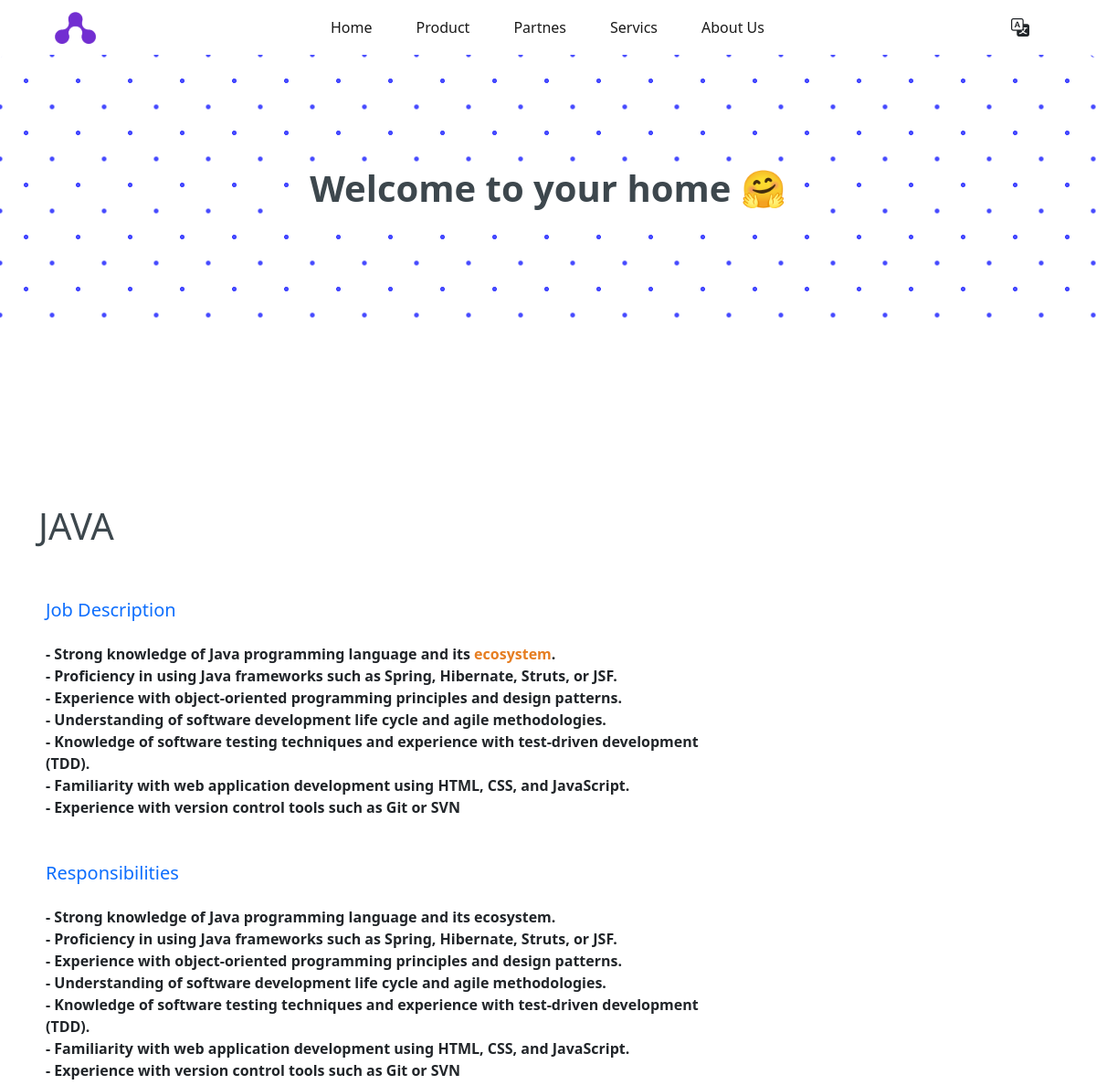
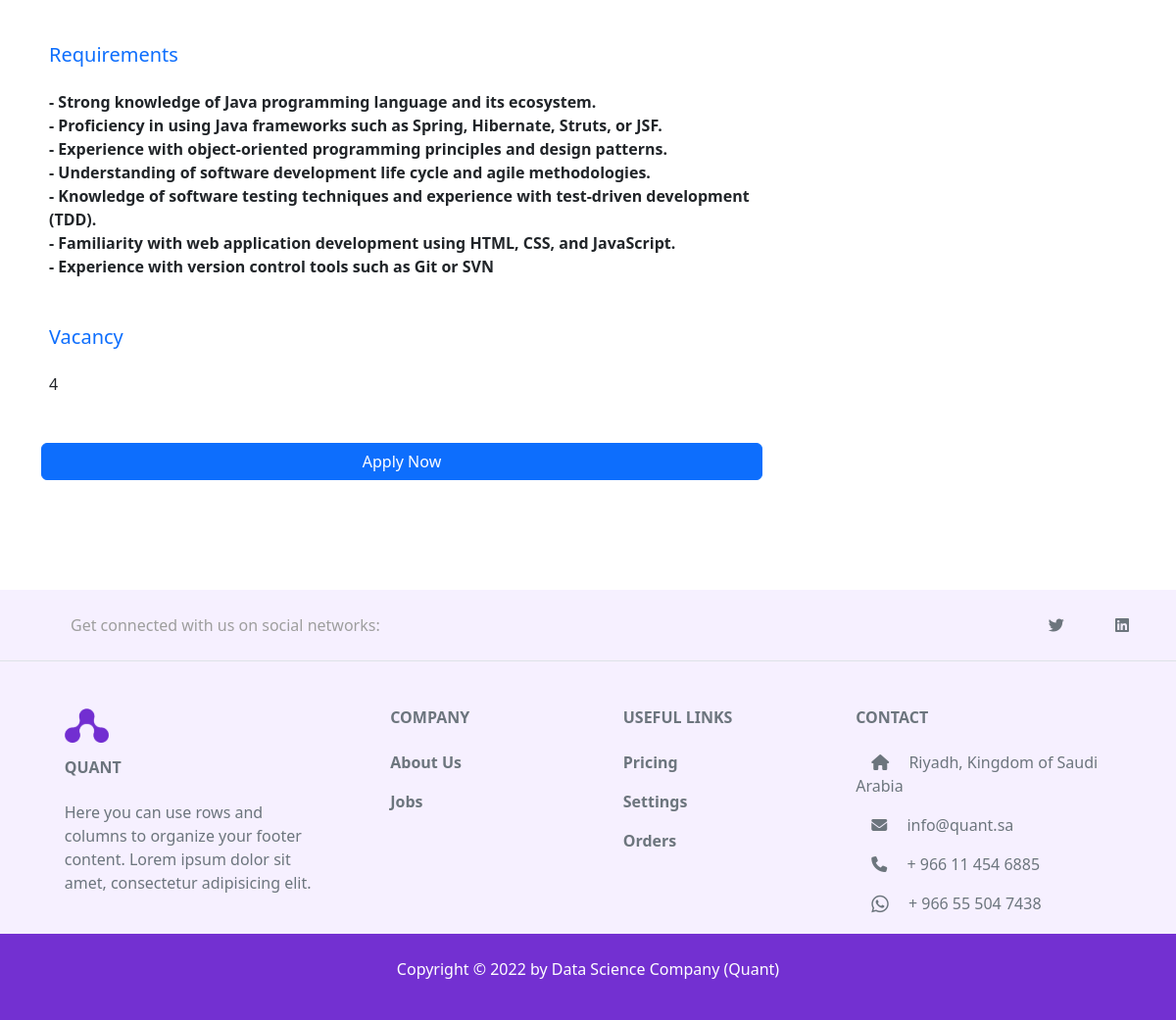
Page /jobs/java on the committed database (2 pictures, top to bottom).
### job/models.py (models this page shows, shortened)
class Job(models.Model):
    title = models.CharField(max_length=100)
    job_type = models.CharField(max_length=20, choices= JOBTYPE)
    description = RichTextField(max_length=1000)
    JobResponsibilities = RichTextField(max_length=1000)
    JobRequirements = RichTextField(max_length=1000)
    published_at = models.DateTimeField(auto_now=True)
    vacancy = models.IntegerField(default=1)
    salary = models.IntegerField(default=0)
    category = models.ForeignKey('Category', on_delete=models.CASCADE)
    slug = models.SlugField(blank=True, null= True, editable=False, unique=True)
    def __str__(self):
        return self.title

### job/views.py (the view)
# urls.py: path('<str:slug>', views.jobDetail, name='jobDetail'),
def jobDetail(request, slug):
    jobDetail = Job.objects.get(slug = slug)
    context = {'job' : jobDetail}
    return render(request, 'job/jobDetail.html', context)

### job/templates/job/jobDetail.html (shortened to what this page needs)
{% extends 'base.html' %}
{% block jumbotron %}
<section>
  <div class="jumbotron p-5 text-center bg-image rounded-3">
    <div class="d-flex justify-content-center align-items-center h-100">
      <div class="titlteContactUs">
        <h1 class="fw-bold">Welcome to your home 🤗</h1>
      </div>
    </div>
  </div>
</section>
{% endblock jumbotron %}
{% block body %}
    <section class="site-section">
        <div class="container">
          <h1 class="py-5">{{job}}</h1>
          <div class="row">
            <div class="col-lg-8">
              <div class="mb-5 px-2">
                 <h3 class="h5 d-flex align-items-center mb-4 text-primary">Job Description</h3>
                <p>{{job.description|safe}}</p>
              </div>
              <div class="mb-5 px-2">
                <h3 class="h5 d-flex align-items-center mb-4 text-primary">Responsibilities</h3>
                <ul class="list-unstyled m-0 p-0">
                  <p>{{job.JobResponsibilities|safe}}</p>
                </ul>
              </div>
              <div class="mb-5 px-2">
                <h3 class="h5 d-flex align-items-center mb-4 text-primary">Requirements</h3>
                <ul class="list-unstyled m-0 p-0">
                  <p>{{job.JobRequirements|safe}}</p>
                </ul>
              </div>
              <div class="mb-5 px-2">
                <h3 class="h5 d-flex align-items-center mb-4 text-primary">Vacancy</h3>
                <ul class="list-unstyled m-0 p-0">
                  <p>{{job.vacancy}}</p>
                </ul>
              </div>
              <div class="row">
                <div class="col">
                  <a href="{% url 'jobs:jobApply' job.slug %}" class="btn btn-block btn-primary btn-md">Apply Now</a>
                </div>
              </div>
            </div>
          </div>
        </div>
      </section>
{% endblock body %}

### static/css/jobList.css (style rules this page uses)
.site-section { padding-top: 7rem; padding-bottom: 7rem; position: relative; z-index: 2; }

### static/css/contactUs.css (style rules this page uses)
.jumbotron { height: 300px; background-image: radial-gradient(#474bff 2.5px, transparent 2.5px), radial-gradient(#474bff 2.5px, transparent 2.5px); background-position: 0 0, 28.5px 28.5px; background-color: white; background-size: 57px 57px; }
.titlteContactUs { background-color: white; }

### static/css/partiners.css (style rules this page uses)
.row { overflow: hidden; }

### static/css/style.css (style rules this page uses)
:root { --btn-color: #302AE6; --secondary-color: #536390; --hover-color: #302AE6; --font-color: #3D474D; --bg-color: #fff; --heading-color: #959CA0; }
html { scroll-behavior: smooth; }
h1, h2, h3, h5 { color: var(--font-color); }
span { color: rgb(158, 158, 158); }
a { text-decoration: none; font-weight: 600; }

### rows in the picture
Job: title "JAVA", description "- Strong knowledge of Java programming language and its ecosystem . - Proficiency in using Java frameworks such as Spring, Hibernate, Struts, or JSF. - Experience with object-oriented programming principles and design patterns. - Understanding of software development life cycle and agile methodologies. - Knowledge of software testing techniques and experience with test-driven development (TDD). - Familiarity with web application development using HTML, CSS, and JavaScript. - Experience with version control tools such as Git or SVN", JobResponsibilities "- Strong knowledge of Java programming language and its ecosystem. - Proficiency in using Java frameworks such as Spring, Hibernate, Struts, or JSF. - Experience with object-oriented programming principles and design patterns. - Understanding of software development life cycle and agile methodologies. - Knowledge of software testing techniques and experience with test-driven development (TDD). - Familiarity with web application development using HTML, CSS, and JavaScript. - Experience with version control tools such as Git or SVN", JobRequirements "- Strong knowledge of Java programming language and its ecosystem. - Proficiency in using Java frameworks such as Spring, Hibernate, Struts, or JSF. - Experience with object-oriented programming principles and design patterns. - Understanding of software development life cycle and agile methodologies. - Knowledge of software testing techniques and experience with test-driven development (TDD). - Familiarity with web application development using HTML, CSS, and JavaScript. - Experience with version control tools such as Git or SVN", vacancy "4"
